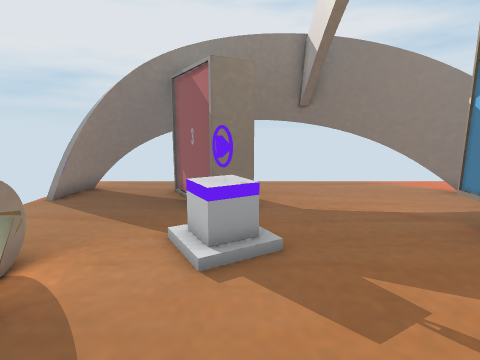
View 1 (above)

12 first-person views from a walk through a 3-D level made in the Unity game engine. The camera is 1.3 m above the floor, tilts 10° down and sees 80° across. The floor is counted in squares, 0.5 m on a side. Each view is taken from the middle of a square. On the plan, view 1 faces up. The plan holds only what a view shows up to about 19 squares ahead; the rest is blank. The player character is not drawn.

View 2
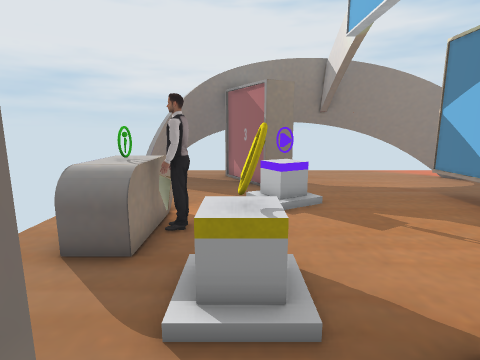

View 3
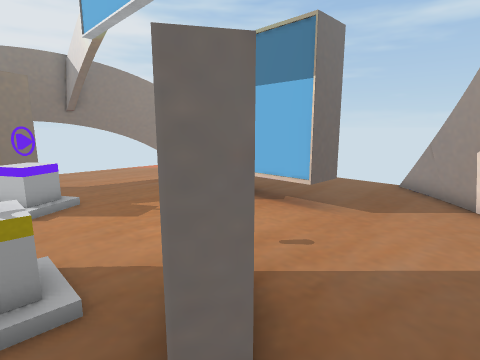

View 4
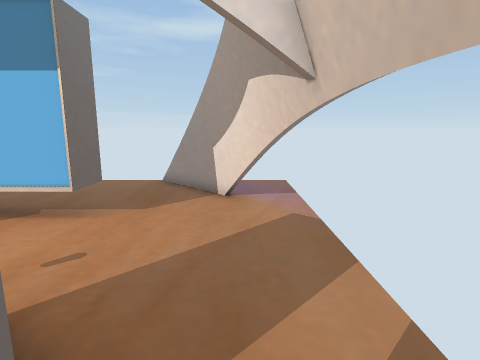

View 5
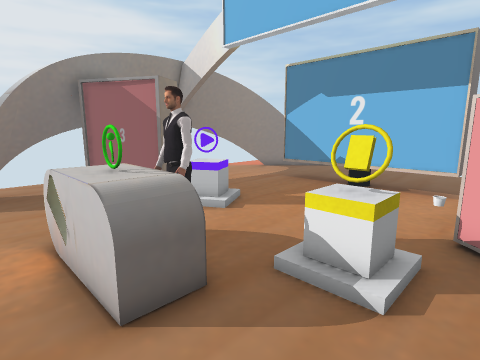

View 6
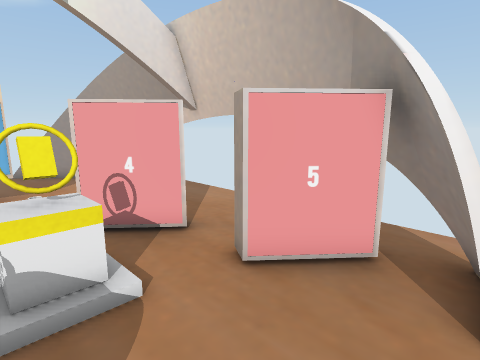

View 7
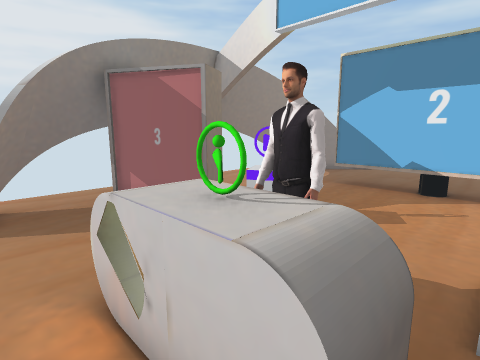

View 8
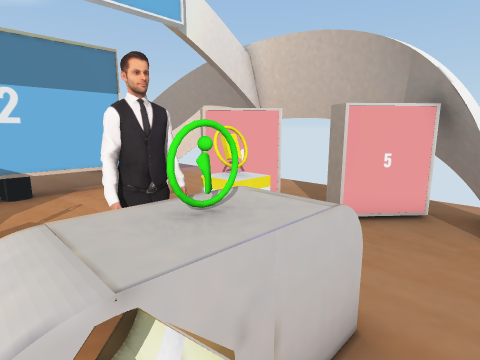

View 9
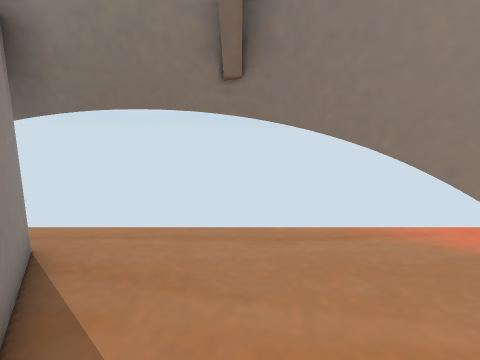

View 10
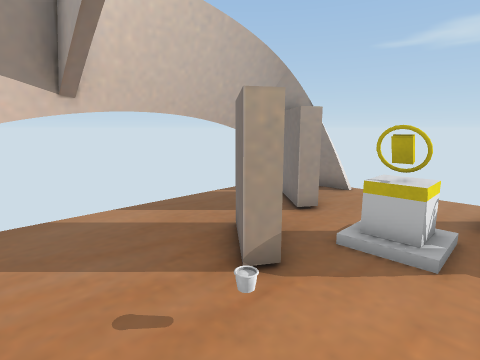

View 11
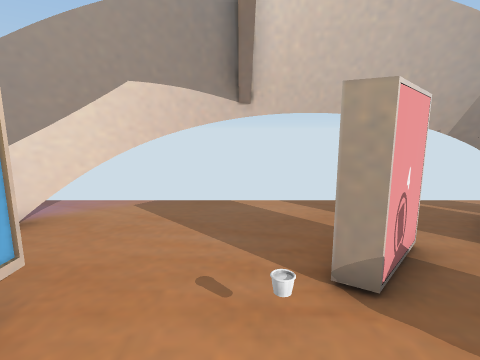

View 12
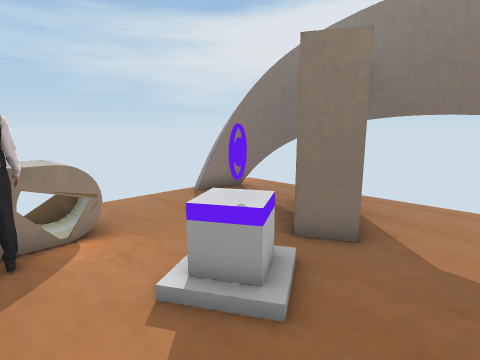

### Floor plan
Key: @ floor where view 1 was taken; # wall or solid block; . floor; / step, stairs or slope; = window, fence, low wall or low ledge; ^ raised ledge; T thing the floor can be seen under or through; O other object.
Columns run from 7 left of view 1 to 12 right of it. Each row starts with its distance up from view 1.
 14          # .......
 13  ##########TTTT...
 12 ###.###......TTTT
 11 =#...###.......TT
 10  ....###.........##
  9 ......##..........
  8 ...................
  7 ......OO.....T .....
  6 ......OO.....T .....
  5 .=^^.........T .....
  4 .^^^.........T .....
  3 .^^#.........T .....
  2 .=^^.........T .....
  1 .....O/......T .....
  0 ....OOO@.....TT.....
 -1 ...................#
 -2 .......##.........#=
 -3 #..##..#.........##
 -4 =####..........###
 -5   ##.........####
 -6    ############

Positions as (right, up) in squares from view 1, and headings:
1: (0, 0), facing up
2: (-2, -4), facing up
3: (-2, -5), facing up-right
4: (-2, -5), facing right
5: (-7, -2), facing up-right
6: (-7, 1), facing down-right
7: (-7, 1), facing up-right
8: (-7, 5), facing down-right
9: (3, 7), facing up
10: (5, 2), facing down-left
11: (3, 3), facing down
12: (3, 3), facing up-left
